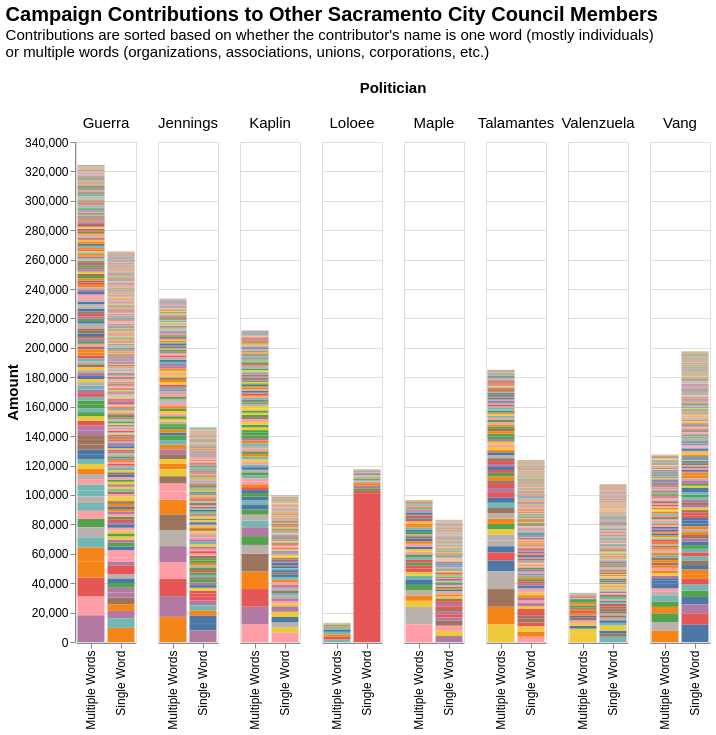

The specification (Vega-Lite) saved for this image:
### Vega-Lite specification from a JSON file in a GitHub repository (floating-point values rounded to 4 significant figures; data arrays with more than 128 entries replaced by an {"elided": "..."} marker saying what was removed)
{"config": {"view": {"continuousWidth": 400, "continuousHeight": 300}}, "data": {"name": "data-aba496fa14898d9545c28e279cd18025"}, "mark": "bar", "encoding": {"color": {"field": "contributorLastName", "legend": null, "type": "nominal"}, "column": {"field": "PoliticianLastName", "header": {"labelFontSize": 15, "titleFontSize": 15}, "title": "Politician", "type": "nominal"}, "order": {"field": "amount", "sort": "descending", "type": "quantitative"}, "tooltip": [{"field": "contributorLastName", "title": "Contributor's Name", "type": "nominal"}, {"field": "contributorCity", "title": "Contributor's City", "type": "nominal"}, {"field": "amount", "format": "$,.2f", "title": "Amount", "type": "quantitative"}], "x": {"axis": {"labelFontSize": 12, "title": null}, "field": "NameType", "type": "nominal"}, "y": {"axis": {"labelFontSize": 12, "title": "Amount", "titleFontSize": 15}, "field": "amount", "scale": {"domain": [0, 340000]}, "type": "quantitative"}}, "height": 500, "selection": {"selector023": {"type": "interval", "bind": "scales", "encodings": ["x", "y"]}}, "title": {"text": "Campaign Contributions to Other Sacramento City Council Members", "fontSize": 20, "subtitle": ["Contributions are sorted based on whether the contributor's name is one word (mostly individuals)", "or multiple words (organizations, associations, unions, corporations, etc.)", ""], "subtitleFontSize": 15}, "width": 60, "$schema": "https://vega.github.io/schema/vega-lite/v4.17.0.json", "datasets": {"data-aba496fa14898d9545c28e279cd18025": {"elided": "3115 records"}}}
